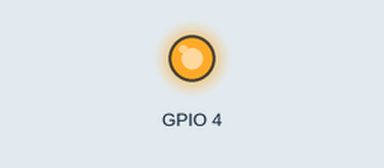
Recording of a program running on a simulated Raspberry Pi (BCM pin numbers). Shown: output pins drawn as LEDs (lit = HIGH). At 1.0 s the program stops and its outputs stay as they are.

Above: at 0.1 s.
At 1.1 s:
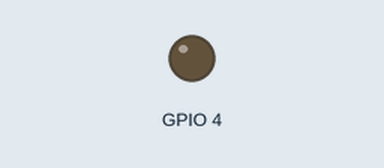
Timing chart, 0 to 2.5 s (numbered marks = the images above):
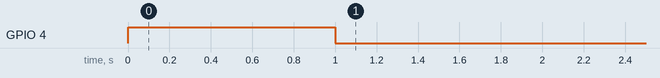

The program:

blink.py
```python
# blink.py
# a template for blinking led lights

# modules
from time import sleep
# for the GPIO wires
import RPi.GPIO as GPIO

GPIO.setmode(GPIO.BCM)

# set on GPIO4
GPIO.setup(4, GPIO.OUT)
# turn LED on
GPIO.output(4, True)
sleep(1)
# turn LED off after a second
GPIO.output(4, False)

# required:
# Raspberry Pi 3
# Red and black wire
# Red wire in GPIO4
# Black wire in GND (ground)
# 220 resistor
# Led light
```

Measured:
- by itself, GPIO 4: LOW → HIGH at 0.00 s, → LOW 1.0 s later
